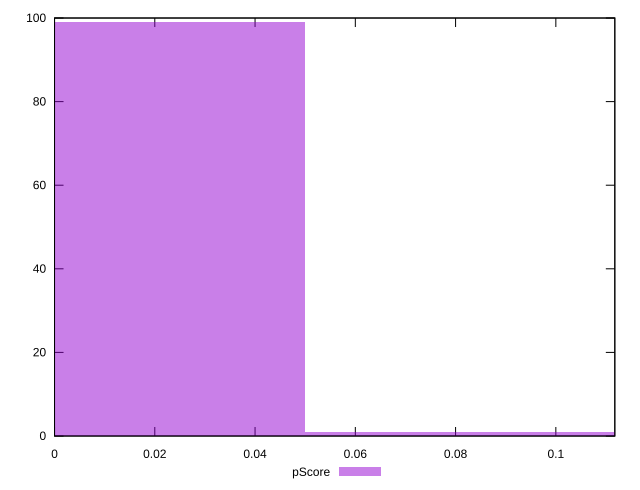

Recreate this plot in gnuplot.
reset

$pScore <<EOF
0 99
0.1 1
EOF

set key outside below
set boxwidth 0.1
set xrange [0:0.11176470588235293]
set yrange [0:100]
set trange [0:100]
set style fill transparent solid 0.5 noborder
set terminal svg size 640, 490 enhanced background rgb 'white'
set output "report_00017_2021-02-10T15-08-03.406Z/unused-javascript/samples/pages/pScore/histogram.svg"

plot $pScore title "pScore" with boxes

reset
